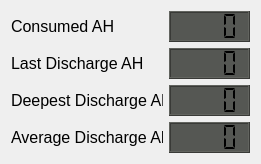
   <widget class="QWidget" name="layoutWidget">
    <property name="geometry">
     <rect>
      <x>670</x>
      <y>17</y>
      <width>261</width>
      <height>151</height>
     </rect>
    </property>
    <layout class="QGridLayout" name="gridLayout_8">
     <item row="0" column="0">
      <layout class="QVBoxLayout" name="verticalLayout_4">
       <item>
        <widget class="QLabel" name="Consumed_AH_Label">
         <property name="minimumSize">
          <size>
           <width>141</width>
           <height>23</height>
          </size>
         </property>
         <property name="font">
          <font>
           <pointsize>12</pointsize>
          </font>
         </property>
         <property name="text">
          <string>Consumed AH</string>
         </property>
         <property name="alignment">
          <set>Qt::AlignLeading|Qt::AlignLeft|Qt::AlignVCenter</set>
         </property>
        </widget>
       </item>
       <item>
        <widget class="QLabel" name="Last_Discharge_Label">
         <property name="minimumSize">
          <size>
           <width>1</width>
           <height>23</height>
          </size>
         </property>
         <property name="font">
          <font>
           <pointsize>12</pointsize>
          </font>
         </property>
         <property name="text">
          <string>Last Discharge AH</string>
         </property>
         <property name="alignment">
          <set>Qt::AlignLeading|Qt::AlignLeft|Qt::AlignVCenter</set>
         </property>
        </widget>
       </item>
       <item>
        <widget class="QLabel" name="Deepest_Discharge_Label">
         <property name="minimumSize">
          <size>
           <width>1</width>
           <height>23</height>
          </size>
         </property>
         <property name="font">
          <font>
           <pointsize>12</pointsize>
          </font>
         </property>
         <property name="text">
          <string>Deepest Discharge AH</string>
         </property>
         <property name="alignment">
          <set>Qt::AlignLeading|Qt::AlignLeft|Qt::AlignVCenter</set>
         </property>
        </widget>
       </item>
       <item>
        <widget class="QLabel" name="AVG_Discharge_AH_Label">
         <property name="minimumSize">
          <size>
           <width>141</width>
           <height>23</height>
          </size>
         </property>
         <property name="font">
          <font>
           <pointsize>12</pointsize>
          </font>
         </property>
         <property name="text">
          <string>Average Discharge AH</string>
         </property>
         <property name="alignment">
          <set>Qt::AlignLeading|Qt::AlignLeft|Qt::AlignVCenter</set>
         </property>
        </widget>
       </item>
      </layout>
     </item>
     <item row="0" column="1">
      <layout class="QVBoxLayout" name="verticalLayout_5">
       <item>
        <widget class="QLCDNumber" name="Consumed_AH_LCD">
         <property name="minimumSize">
          <size>
           <width>81</width>
           <height>31</height>
          </size>
         </property>
         <property name="maximumSize">
          <size>
           <width>81</width>
           <height>31</height>
          </size>
         </property>
         <property name="font">
          <font>
           <pointsize>10</pointsize>
           <weight>50</weight>
           <bold>false</bold>
          </font>
         </property>
         <property name="styleSheet">
          <string notr="true">QLCDNumber{
background-color: rgb( 85, 87, 83 );
}</string>
         </property>
         <property name="digitCount">
          <number>4</number>
         </property>
         <property name="segmentStyle">
          <enum>QLCDNumber::Flat</enum>
         </property>
         <property name="value" stdset="0">
          <double>0.000000000000000</double>
         </property>
        </widget>
       </item>
       <item>
        <widget class="QLCDNumber" name="Last_Discharge_LCD">
         <property name="minimumSize">
          <size>
           <width>81</width>
           <height>31</height>
          </size>
         </property>
         <property name="maximumSize">
          <size>
           <width>81</width>
           <height>31</height>
          </size>
         </property>
         <property name="font">
          <font>
           <pointsize>10</pointsize>
           <weight>50</weight>
           <bold>false</bold>
          </font>
         </property>
         <property name="styleSheet">
          <string notr="true">QLCDNumber{
background-color: rgb( 85, 87, 83 );
}</string>
         </property>
         <property name="digitCount">
          <number>4</number>
         </property>
         <property name="segmentStyle">
          <enum>QLCDNumber::Flat</enum>
         </property>
         <property name="value" stdset="0">
          <double>0.000000000000000</double>
         </property>
        </widget>
       </item>
       <item>
        <widget class="QLCDNumber" name="Deepest_Discharge_LCD">
         <property name="minimumSize">
          <size>
           <width>81</width>
           <height>31</height>
          </size>
         </property>
         <property name="maximumSize">
          <size>
           <width>81</width>
           <height>31</height>
          </size>
         </property>
         <property name="font">
          <font>
           <pointsize>10</pointsize>
           <weight>50</weight>
           <bold>false</bold>
          </font>
         </property>
         <property name="styleSheet">
          <string notr="true">QLCDNumber{
background-color: rgb( 85, 87, 83 );
}</string>
         </property>
         <property name="digitCount">
          <number>4</number>
         </property>
         <property name="segmentStyle">
          <enum>QLCDNumber::Flat</enum>
         </property>
         <property name="value" stdset="0">
          <double>0.000000000000000</double>
         </property>
        </widget>
       </item>
       <item>
        <widget class="QLCDNumber" name="AVG_Discharge_AH_LCD">
         <property name="minimumSize">
          <size>
           <width>81</width>
           <height>31</height>
          </size>
         </property>
         <property name="maximumSize">
          <size>
           <width>81</width>
           <height>31</height>
          </size>
         </property>
         <property name="font">
          <font>
           <pointsize>10</pointsize>
           <weight>50</weight>
           <bold>false</bold>
          </font>
         </property>
         <property name="styleSheet">
          <string notr="true">QLCDNumber{
background-color: rgb( 85, 87, 83 );
}</string>
         </property>
         <property name="digitCount">
          <number>4</number>
         </property>
         <property name="segmentStyle">
          <enum>QLCDNumber::Flat</enum>
         </property>
         <property name="value" stdset="0">
          <double>0.000000000000000</double>
         </property>
        </widget>
       </item>
      </layout>
     </item>
    </layout>
   </widget>
